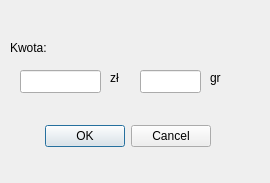
<?xml version="1.0" encoding="UTF-8"?>
<ui version="4.0">
 <class>ChangeSalary</class>
 <widget class="QDialog" name="ChangeSalary">
  <property name="geometry">
   <rect>
    <x>0</x>
    <y>0</y>
    <width>270</width>
    <height>183</height>
   </rect>
  </property>
  <property name="windowTitle">
   <string>Podaj nową kwotę</string>
  </property>
  <widget class="QDialogButtonBox" name="buttonBox">
   <property name="geometry">
    <rect>
     <x>40</x>
     <y>120</y>
     <width>171</width>
     <height>32</height>
    </rect>
   </property>
   <property name="orientation">
    <enum>Qt::Horizontal</enum>
   </property>
   <property name="standardButtons">
    <set>QDialogButtonBox::Cancel|QDialogButtonBox::Ok</set>
   </property>
  </widget>
  <widget class="QLineEdit" name="zloty">
   <property name="geometry">
    <rect>
     <x>20</x>
     <y>70</y>
     <width>81</width>
     <height>23</height>
    </rect>
   </property>
  </widget>
  <widget class="QLabel" name="label">
   <property name="geometry">
    <rect>
     <x>10</x>
     <y>40</y>
     <width>111</width>
     <height>16</height>
    </rect>
   </property>
   <property name="text">
    <string>Kwota:</string>
   </property>
  </widget>
  <widget class="QLineEdit" name="grosze">
   <property name="geometry">
    <rect>
     <x>140</x>
     <y>70</y>
     <width>61</width>
     <height>23</height>
    </rect>
   </property>
  </widget>
  <widget class="QLabel" name="label_2">
   <property name="geometry">
    <rect>
     <x>110</x>
     <y>70</y>
     <width>21</width>
     <height>16</height>
    </rect>
   </property>
   <property name="text">
    <string>zł</string>
   </property>
  </widget>
  <widget class="QLabel" name="label_3">
   <property name="geometry">
    <rect>
     <x>210</x>
     <y>70</y>
     <width>21</width>
     <height>16</height>
    </rect>
   </property>
   <property name="text">
    <string>gr</string>
   </property>
  </widget>
 </widget>
 <resources/>
 <connections>
  <connection>
   <sender>buttonBox</sender>
   <signal>accepted()</signal>
   <receiver>ChangeSalary</receiver>
   <slot>accept()</slot>
   <hints>
    <hint type="sourcelabel">
     <x>248</x>
     <y>254</y>
    </hint>
    <hint type="destinationlabel">
     <x>157</x>
     <y>274</y>
    </hint>
   </hints>
  </connection>
  <connection>
   <sender>buttonBox</sender>
   <signal>rejected()</signal>
   <receiver>ChangeSalary</receiver>
   <slot>reject()</slot>
   <hints>
    <hint type="sourcelabel">
     <x>316</x>
     <y>260</y>
    </hint>
    <hint type="destinationlabel">
     <x>286</x>
     <y>274</y>
    </hint>
   </hints>
  </connection>
 </connections>
</ui>
